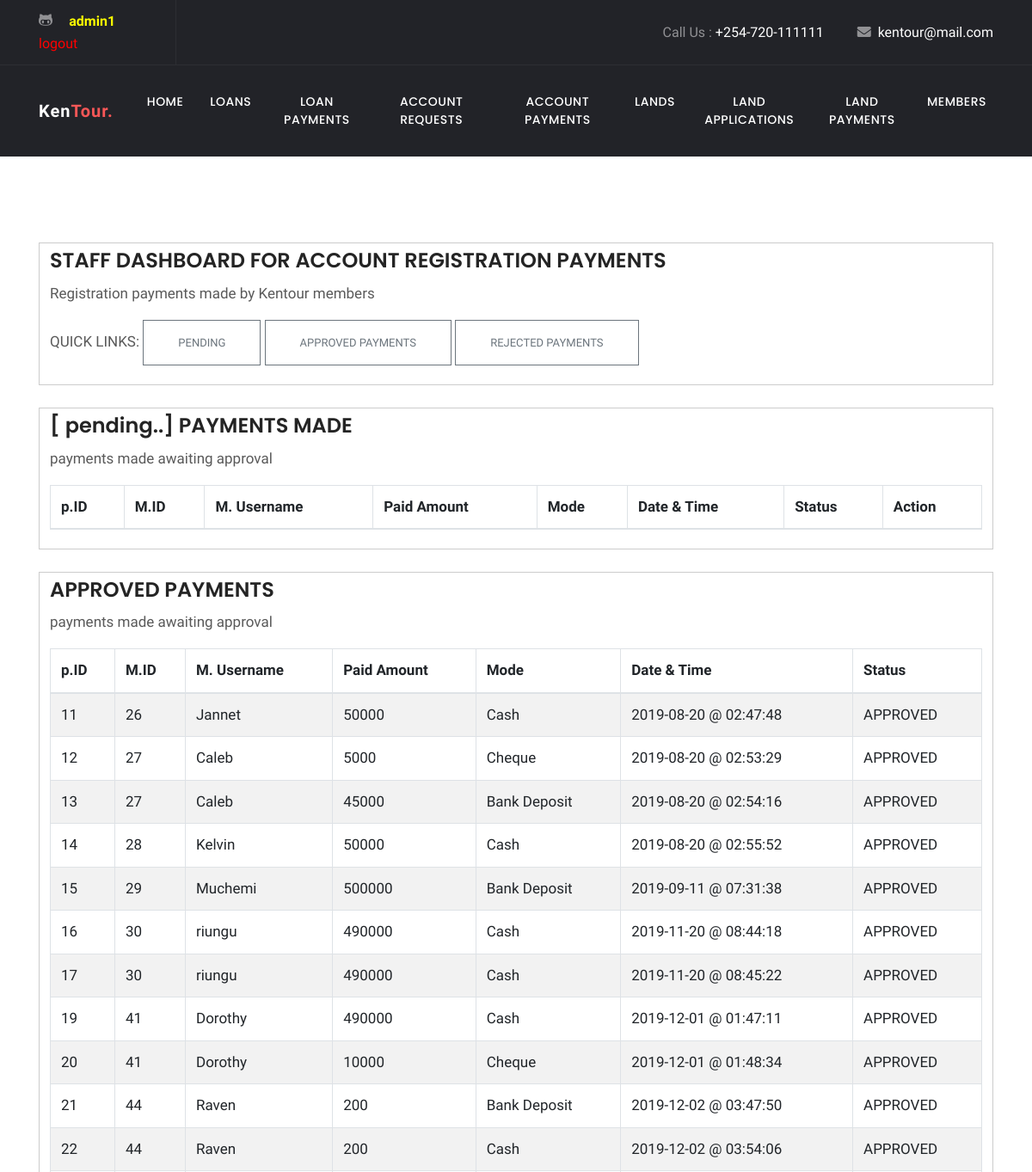
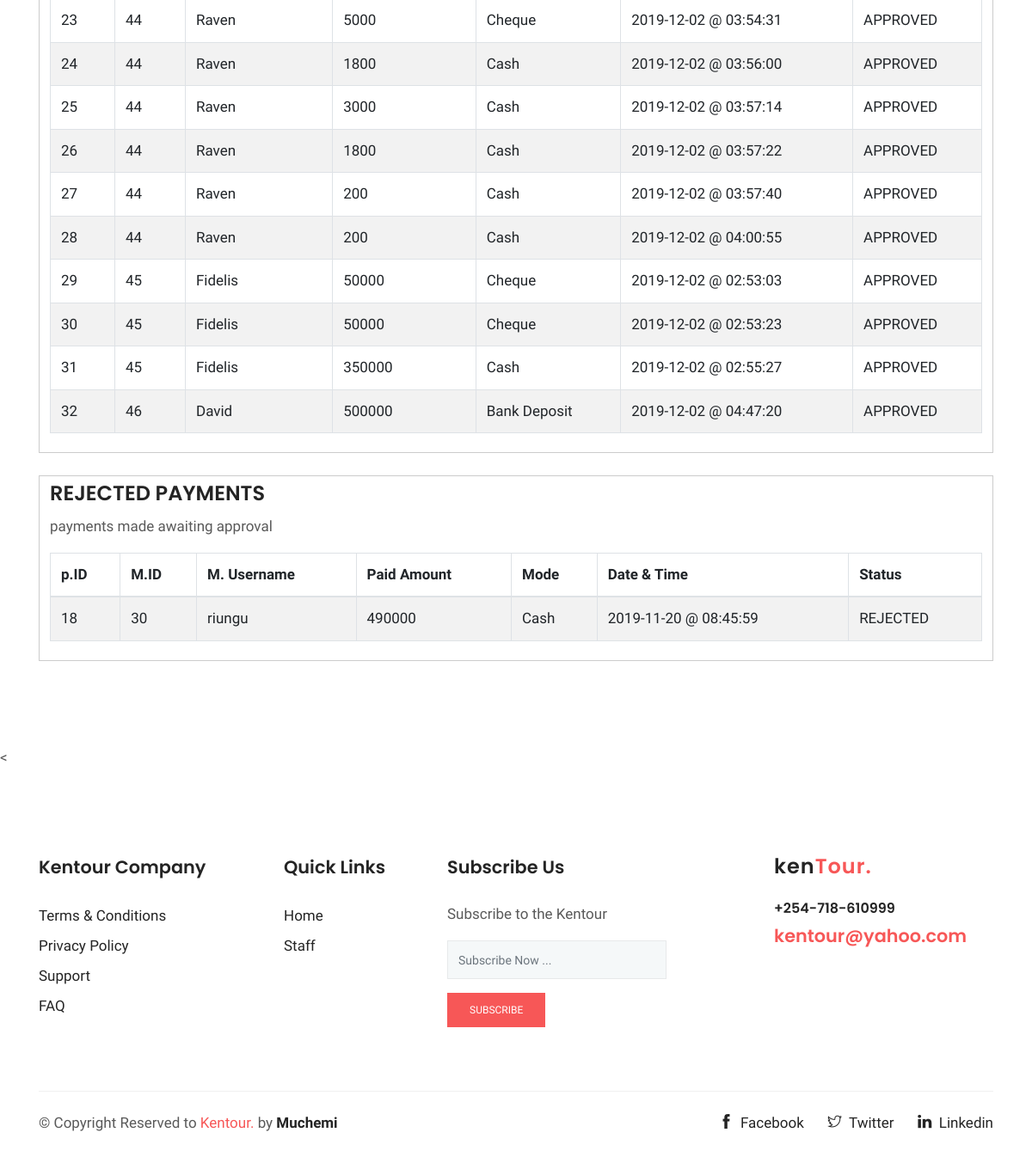
Screenshot of /STAFF/accountpayments.php (signed in) with the database file from the repository (2 pictures, top to bottom).
### tables this page shows
CREATE TABLE `registrationpayments` (
  `id` int(11) NOT NULL,
  `userid` int(11) NOT NULL,
  `username` varchar(255) NOT NULL,
  `paidamount` double NOT NULL,
  `date` date NOT NULL,
  `time` time NOT NULL,
  `status` varchar(255) NOT NULL,
  `mode` varchar(255) NOT NULL
);

### STAFF/accountpayments.php (the view, shortened to what this page needs)
<!doctype html>
<html lang="en">
  <head><meta http-equiv="Content-Type" content="text/html; charset=utf-8">
  <link rel="stylesheet" href="plugins/bootstrap/css/bootstrap.min.css">
  <link rel="stylesheet" href="plugins/themify/css/themify-icons.css">
  <link rel="stylesheet" href="plugins/fontawesome/css/all.css">
  <link rel="stylesheet" href="plugins/magnific-popup/dist/magnific-popup.css">
  <link rel="stylesheet" href="plugins/slick-carousel/slick/slick.css">
  <link rel="stylesheet" href="plugins/slick-carousel/slick/slick-theme.css">
  <link rel="stylesheet" href="css/style.css">
</head>
<body>
<header class="navigation">
	<div class="header-top ">
		<div class="container">
			<div class="row justify-content-between align-items-center">
				<div class="col-lg-2 col-md-4">
					<div class="header-top-socials text-center text-lg-left text-md-left">
						<a href="#"><i class="ti-github"></i></a>
						<a href="#" style="color:Yellow"> <b>
							<?php  if (isset($_SESSION['username'])):?>
							<?php echo $_SESSION['username']; ?> </b>
						</a>
						<a href="index.php?logout='1'" style="color: red;">logout</a>
						<?php endif ?>
					</div>
				</div>
				<div class="col-lg-10 col-md-8 text-center text-lg-right text-md-right">
					<div class="header-top-info">
						<a href="tel:+254720870388">Call Us : <span>+254-720-111111</span></a>
						<a href="mailto:kentour@mail.com" ><i class="fa fa-envelope mr-2"></i><span>kentour@mail.com</span></a>
					</div>
				</div>
			</div>
		</div>
	</div>
	<nav class="navbar navbar-expand-lg  py-4" id="navbar">
		<div class="container">
		  <a class="navbar-brand" href="#">
		  	Ken<span>Tour.</span>
		  </a>
		  <div class="collapse navbar-collapse text-center" id="navbarsExample09">
		  <ul class="navbar-nav ml-auto">
		  	<li class="nav-item"><a class="nav-link" href="home.php">Home</a></li>
			  <li class="nav-item active">
				<a class="nav-link" href="index.php">Loans <span class="sr-only">(current)</span></a>
			  </li>
			  <li class="nav-item"><a class="nav-link" href="loanpayments.php">Loan Payments</a></li>
			   <li class="nav-item"><a class="nav-link" href="accounts.php">Account Requests</a></li>
               <li class="nav-item"><a class="nav-link" href="accountpayments.php">Account Payments</a></li>
               <li class="nav-item"><a class="nav-link" href="lands.php">Lands</a></li>
			   <li class="nav-item"><a class="nav-link" href="landapps.php">Land applications</a></li>
			   <li class="nav-item"><a class="nav-link" href="landpayments.php">Land Payments</a></li>
			   <li class="nav-item"><a class="nav-link" href="members.php">Members</a></li>
			</ul>
		  </div>
		</div>
	</nav>
</header>
<div class="main-wrapper ">
<section class="section intro">
<div class="container">
	<div style="padding: 6px 12px; border: 1px solid #ccc;">
		<h3>STAFF DASHBOARD FOR ACCOUNT REGISTRATION PAYMENTS</h3>
		<p> Registration payments made by Kentour members</p>
		<p>QUICK LINKS:
		<a href="#pendingpayments"><button type="button" class="btn btn-outline-secondary">Pending</button></a>
		<a href="#approvedpayments"><button type="button" class="btn btn-outline-secondary">Approved payments</button></a>
		<a href="#rejectedpayments"><button type="button" class="btn btn-outline-secondary">Rejected Payments</button></a>
		</P>
	</div>
</div>
<BR>
<div class="container">
    <div style="padding: 6px 12px; border: 1px solid #ccc;height:auto; verflow: auto;" id="pendingpayments">
        <h3> [ pending..] PAYMENTS MADE</h3>
		<p>payments made awaiting approval</p>
		<table class="table table-bordered table-striped">
			<thead>
				<tr>
				<th scope="col">p.ID</th>
                <th scope="col">M.ID</th>
				<th scope="col">M. Username</th>
				<th scope="col">Paid Amount</th>
				<th scope="col">Mode</th>
                <th scope="col">Date & Time</th>
                <th scope="col">Status</th>
				<th scope="col">Action</th>
				</tr>
			</thead>
		</table>
    </div>
</div>
<BR>
<div class="container">
    <div style="padding: 6px 12px; border: 1px solid #ccc;height:auto; verflow: auto;" id="approvedpayments">
        <h3>APPROVED PAYMENTS</h3>
		<p>payments made awaiting approval</p>
		<table class="table table-bordered table-striped">
			<thead>
				<tr>
				<th scope="col">p.ID</th>
                <th scope="col">M.ID</th>
				<th scope="col">M. Username</th>
				<th scope="col">Paid Amount</th>
				<th scope="col">Mode</th>
                <th scope="col">Date & Time</th>
                <th scope="col">Status</th>
				</tr>
			</thead>
			<tbody>
				<?php
				 require('connect-db.php');
				$sql = "SELECT * FROM registrationpayments WHERE status='APPROVED'  ";
				$result = mysqli_query($conn, $sql);
				while($row = mysqli_fetch_array($result, MYSQLI_NUM))
				{
					echo '<tr>';
						echo '<td>'.$row[0].'</td> ';
						echo '<td>'.$row[1].'</td> ';
						echo '<td>'.$row[2].'</td> ';
						echo '<td>'.$row[3].'</td> ';
						echo '<td>'.$row[7].'</td> ';
                        echo '<td>'.$row[4].' @ '.$row[5].'</td>';
                        echo '<td>'.$row[6].'</td> ';
                        echo '</tr>';
				}
				?>
			</tbody>
		</table>
    </div>
</div>
<BR>
<div class="container">
    <div style="padding: 6px 12px; border: 1px solid #ccc;height:auto; verflow: auto;" id="rejectedpayments">
        <h3>REJECTED PAYMENTS</h3>
		<p>payments made awaiting approval</p>
		<table class="table table-bordered table-striped">
			<thead>
				<tr>
				<th scope="col">p.ID</th>
                <th scope="col">M.ID</th>
				<th scope="col">M. Username</th>
				<th scope="col">Paid Amount</th>
				<th scope="col">Mode</th>
                <th scope="col">Date & Time</th>
                <th scope="col">Status</th>
				</tr>
			</thead>
			<tbody>
				<?php
				 require('connect-db.php');
				$sql = "SELECT * FROM registrationpayments WHERE status='REJECTED'  ";
				$result = mysqli_query($conn, $sql);
				while($row = mysqli_fetch_array($result, MYSQLI_NUM))
				{
					echo '<tr>';
						echo '<td>'.$row[0].'</td> ';
						echo '<td>'.$row[1].'</td> ';
						echo '<td>'.$row[2].'</td> ';
						echo '<td>'.$row[3].'</td> ';
						echo '<td>'.$row[7].'</td> ';
                        echo '<td>'.$row[4].' @ '.$row[5].'</td>';
                        echo '<td>'.$row[6].'</td> ';
                        echo '</tr>';
				}
				?>
			</tbody>
		</table>
    </div>
</div>
</section>
<
<footer class="footer section">
	<div class="container">
		<div class="row">
			<div class="col-lg-3 col-md-6 col-sm-6">
				<div class="widget">
					<h4 class="text-capitalize mb-4">Kentour Company</h4>
					<ul class="list-unstyled footer-menu lh-35">
						<li><a href="#">Terms & Conditions</a></li>
						<li><a href="#">Privacy Policy</a></li>
						<li><a href="#">Support</a></li>
						<li><a href="#">FAQ</a></li>
					</ul>
				</div>
			</div>
			<div class="col-lg-2 col-md-6 col-sm-6">
				<div class="widget">
					<h4 class="text-capitalize mb-4">Quick Links</h4>
					<ul class="list-unstyled footer-menu lh-35">
						<li><a href="index.php">Home</a></li>
						<li><a href="staff.php">Staff</a></li>
					</ul>
				</div>
			</div>
			<div class="col-lg-3 col-md-6 col-sm-6">
				<div class="widget">
					<h4 class="text-capitalize mb-4">Subscribe Us</h4>
					<p>Subscribe to the Kentour  </p>
					<form action="#" class="sub-form">
						<input type="text" class="form-control mb-3" placeholder="Subscribe Now ...">
						<a href="#" class="btn btn-main btn-small">subscribe</a>
					</form>
				</div>
			</div>
			<div class="col-lg-3 ml-auto col-sm-6">
				<div class="widget">
					<div class="logo mb-4">
						<h3>ken<span>Tour.</span></h3>
					</div>
					<h6><a href="tel:+254-720-870388" >+254-718-610999</a></h6>
					<a href="mailto:kentour@yahoo.com"><span class="text-color h4">kentour@yahoo.com</span></a>
				</div>
			</div>
		</div>
		<div class="footer-btm pt-4">
			<div class="row">
				<div class="col-lg-6">
					<div class="copyright">
						&copy; Copyright Reserved to <span class="text-color">Kentour.</span> by <a href="#">Muchemi</a>
					</div>
				</div>
				<div class="col-lg-6 text-left text-lg-right">
					<ul class="list-inline footer-socials">
						<li class="list-inline-item"><a href="#"><i class="ti-facebook mr-2"></i>Facebook</a></li>
						<li class="list-inline-item"><a href="#"><i class="ti-twitter mr-2"></i>Twitter</a></li>
						<li class="list-inline-item"><a href="#"><i class="ti-linkedin mr-2 "></i>Linkedin</a></li>
					</ul>
				</div>
			</div>
		</div>
	</div>
</footer>
    </div>
  </body>
  </html>

### STAFF/css/style.css (style rules this page uses)
html { overflow-x: hidden; }
body { line-height: 1.5; font-family: "Hind", serif; -webkit-font-smoothing: antialiased; font-size: 17px; color: rgba(0, 0, 0, 0.65); }
h1, .h1, h2, .h2, h3, .h3, h4, .h4, h5, .h5, h6, .h6 { font-family: "Poppins", sans-serif; font-weight: 600; color: #242424; }
h3, .h3 { font-size: 1.5rem; }
h4, .h4 { font-size: 1.3rem; line-height: 30px; }
h6, .h6 { font-size: 1rem; }
p { line-height: 30px; }
input[type="email"], input[type="password"], input[type="text"], input[type="tel"] { box-shadow: none; height: 45px; outline: none; font-size: 14px; }
.form-control { box-shadow: none; border-radius: 0; }
.btn { display: inline-block; font-size: 14px; font-size: 0.8125rem; font-weight: 400; padding: 1rem 2.5rem; text-transform: uppercase; border-radius: 0; transition: all 0.2s ease; }
.btn-main, .btn-transparent, .btn-small { background: #f75757; color: #fff; transition: all 0.2s ease; }
.btn-small { padding: 10px 25px; font-size: 12px; }
.section { padding: 100px 0; }
.text-color { color: #f75757; }
a { color: #242424; text-decoration: none; }
#navbar { background: #222328; box-shadow: 0 1px 2px rgba(0, 0, 0, 0.05); }
#navbar li { padding-left: 15px; }
#navbar .nav-link { font-family: "Poppins", sans-serif; font-weight: 500; color: #fff; text-transform: uppercase; font-size: 14px; letter-spacing: .5px; transition: all .25s ease; }
.header-top { background: #222328; color: #919194; border-bottom: 1px solid rgba(255, 255, 255, 0.05); }
.header-top .header-top-socials { border-right: 1px solid rgba(255, 255, 255, 0.05); padding: 12px 0px; }
.header-top .header-top-socials a { color: #919194; margin-right: 15px; font-size: 16px; }
.header-top .header-top-info { color: #919194; font-size: 16px; }
.header-top .header-top-info a span { color: #fff; }
.header-top .header-top-info a { margin-left: 35px; color: #919194; }
.navbar-brand { color: #fff; font-weight: 600; letter-spacing: 1px; }
.navbar-brand span { color: #f75757; }
.widget { margin-bottom: 30px; padding-bottom: 35px; }
.footer { padding-bottom: 10px; }
.footer .copyright a { font-weight: 600; }
.lh-35 { line-height: 35px; }
.logo { color: #242424; font-weight: 600; letter-spacing: 1px; }
.logo span { color: #f75757; }
.sub-form { position: relative; }
.sub-form .form-control { border: 1px solid rgba(0, 0, 0, 0.06); background: #f5f8f9; }
.footer-btm { border-top: 1px solid rgba(0, 0, 0, 0.06); }
.footer-socials li a { margin-left: 15px; }

### rows the page displays
registrationpayments: id "11", userid "26", username "Jannet", paidamount "50000", mode "Cash", date "2019-08-20", time "02:47:48", status "APPROVED"
registrationpayments: id "12", userid "27", username "Caleb", paidamount "5000", mode "Cheque", date "2019-08-20", time "02:53:29", status "APPROVED"
registrationpayments: id "13", userid "27", username "Caleb", paidamount "45000", mode "Bank Deposit", date "2019-08-20", time "02:54:16", status "APPROVED"
registrationpayments: id "14", userid "28", username "Kelvin", paidamount "50000", mode "Cash", date "2019-08-20", time "02:55:52", status "APPROVED"
registrationpayments: id "15", userid "29", username "Muchemi", paidamount "500000", mode "Bank Deposit", date "2019-09-11", time "07:31:38", status "APPROVED"
registrationpayments: id "16", userid "30", username "riungu", paidamount "490000", mode "Cash", date "2019-11-20", time "08:44:18", status "APPROVED"
registrationpayments: id "17", userid "30", username "riungu", paidamount "490000", mode "Cash", date "2019-11-20", time "08:45:22", status "APPROVED"
registrationpayments: id "19", userid "41", username "Dorothy", paidamount "490000", mode "Cash", date "2019-12-01", time "01:47:11", status "APPROVED"
registrationpayments: id "20", userid "41", username "Dorothy", paidamount "10000", mode "Cheque", date "2019-12-01", time "01:48:34", status "APPROVED"
registrationpayments: id "21", userid "44", username "Raven", paidamount "200", mode "Bank Deposit", date "2019-12-02", time "03:47:50", status "APPROVED"
registrationpayments: id "22", userid "44", username "Raven", paidamount "200", mode "Cash", date "2019-12-02", time "03:54:06", status "APPROVED"
registrationpayments: id "23", userid "44", username "Raven", paidamount "5000", mode "Cheque", date "2019-12-02", time "03:54:31", status "APPROVED"
registrationpayments: id "24", userid "44", username "Raven", paidamount "1800", mode "Cash", date "2019-12-02", time "03:56:00", status "APPROVED"
registrationpayments: id "25", userid "44", username "Raven", paidamount "3000", mode "Cash", date "2019-12-02", time "03:57:14", status "APPROVED"
registrationpayments: id "26", userid "44", username "Raven", paidamount "1800", mode "Cash", date "2019-12-02", time "03:57:22", status "APPROVED"
registrationpayments: id "27", userid "44", username "Raven", paidamount "200", mode "Cash", date "2019-12-02", time "03:57:40", status "APPROVED"
registrationpayments: id "28", userid "44", username "Raven", paidamount "200", mode "Cash", date "2019-12-02", time "04:00:55", status "APPROVED"
registrationpayments: id "29", userid "45", username "Fidelis", paidamount "50000", mode "Cheque", date "2019-12-02", time "02:53:03", status "APPROVED"
registrationpayments: id "30", userid "45", username "Fidelis", paidamount "50000", mode "Cheque", date "2019-12-02", time "02:53:23", status "APPROVED"
registrationpayments: id "31", userid "45", username "Fidelis", paidamount "350000", mode "Cash", date "2019-12-02", time "02:55:27", status "APPROVED"
registrationpayments: id "32", userid "46", username "David", paidamount "500000", mode "Bank Deposit", date "2019-12-02", time "04:47:20", status "APPROVED"
registrationpayments: id "18", userid "30", username "riungu", paidamount "490000", mode "Cash", date "2019-11-20", time "08:45:59", status "REJECTED"

### other values shown
$_SESSION['username'] "admin1"
